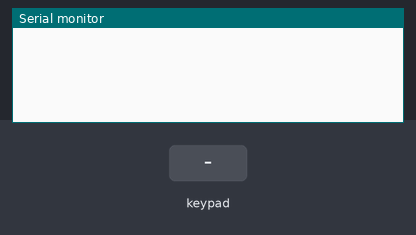
This sketch was run on a simulated Arduino Uno, built with avr-gcc and run on an emulated ATmega328P. Shown: the last lines printed to the serial monitor. The inputs (shaded band) are chosen by the test bench.

Above: at 1.2 s.
1.3 s: key '1' pressed
At 2.1 s:
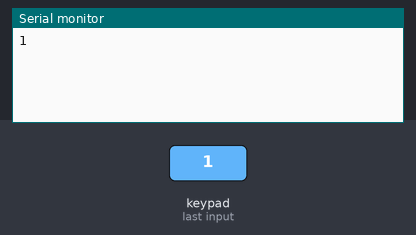
2.8 s: keypad keys 1 4 1 5 1 6 1 7 # pressed 0.4 s apart
At 6.8 s:
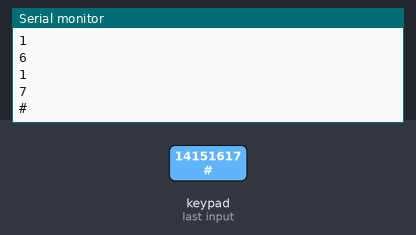
7.9 s: key '*' pressed
At 8.5 s:
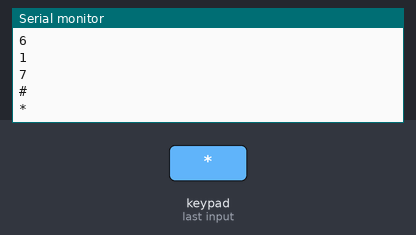
9.4 s: keypad keys 1 8 1 9 2 0 pressed 0.4 s apart
At 12.4 s:
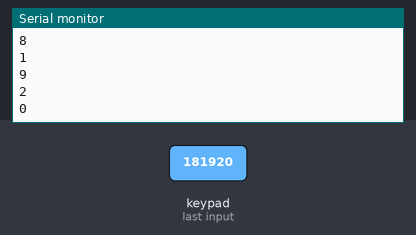
Timing chart, 0 to 13.9 s (numbered marks = the images above; inputs shaded):
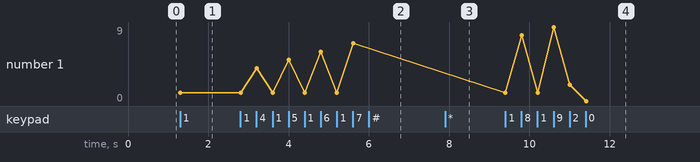

The sketch:

Keypad.ino
```cpp
#include <Keypad.h>

const byte ROWS = 4; //four rows
const byte COLS = 3; //three columns
char keys[ROWS][COLS] = {
  {'1','2','3'},
  {'4','5','6'},
  {'7','8','9'},
  {'*','0','#'}
};
byte rowPins[ROWS] = {14, 15, 16, 17}; //connect to the row pinouts of the keypad
byte colPins[COLS] = {18, 19, 20};  //connect to the column pinouts of the keypad

Keypad keypad = Keypad(makeKeymap(keys), rowPins, colPins, ROWS, COLS);

void setup()
{
  Serial.begin(9600);
}

void loop()
{
  char key = keypad.getKey();

  if (key != NO_KEY){
    Serial.println(key);
  }
}
```

Measured:
- after the input at 1.3 s, the serial monitor: prints a new line at once (image 1)
- after the input at 2.8 s, the serial monitor: prints a new line after 0.41 s (image 2)
- after the input at 7.9 s, the serial monitor: prints a new line at once (image 3)
- after the input at 9.4 s, the serial monitor: prints a new line at once (image 4)
- plotted number 1: 1 → 7 after the input at 2.8 s, 7 → 0 after the input at 9.4 s
